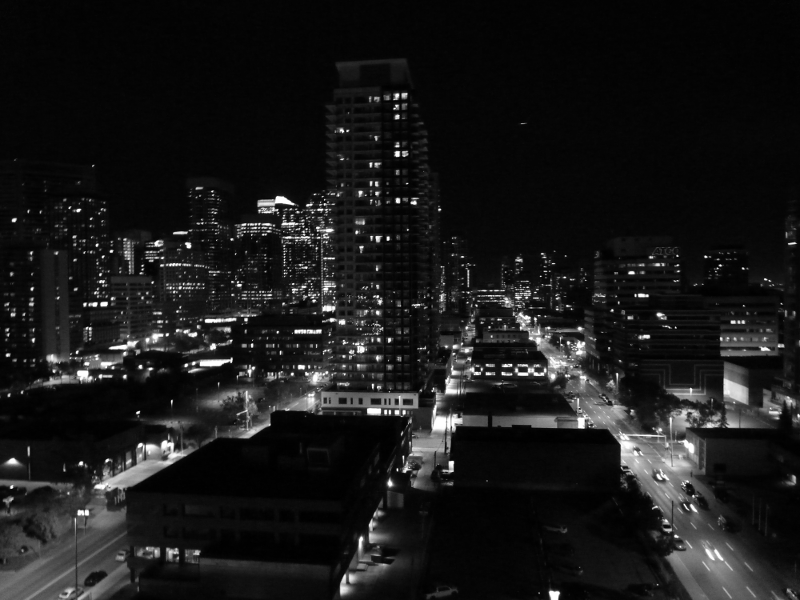
#> input picture image processing/06/bildverbesserung/bild1.png, 800 x 600 px
$ python Aufgabe3.py
#> lines starting #> are read from the running program, lines starting #| are printed output that depends on the picture
#!/usr/bin/env python3
# -*- coding: utf-8 -*-

import numpy as np
import skimage.io as io
from skimage.exposure import equalize_hist #zum testen!
import matplotlib.pyplot as plt

#Zeigt ein Bild an
def show(img, title = "", col="gray"):
    plt.title(title)
    plt.imshow(img,cmap=col,vmin=np.min(img),vmax=np.max(img))
    plt.show()

#Zeigt ein Numpy-Histogram an
def showHist(hist, title):
    hist,bins = hist
    width = np.diff(bins)
    center = (bins[:-1] + bins[1:]) / 2
    plt.bar(center, hist, align='center', width=width)
    plt.title(title)
    plt.show()

bild1 = io.imread("./bildverbesserung/bild1.png")
#> bild1 is the input picture: shape (600, 800); min 0, max 255, mean 25.4
bild2 = io.imread("./bildverbesserung/bild2.png")
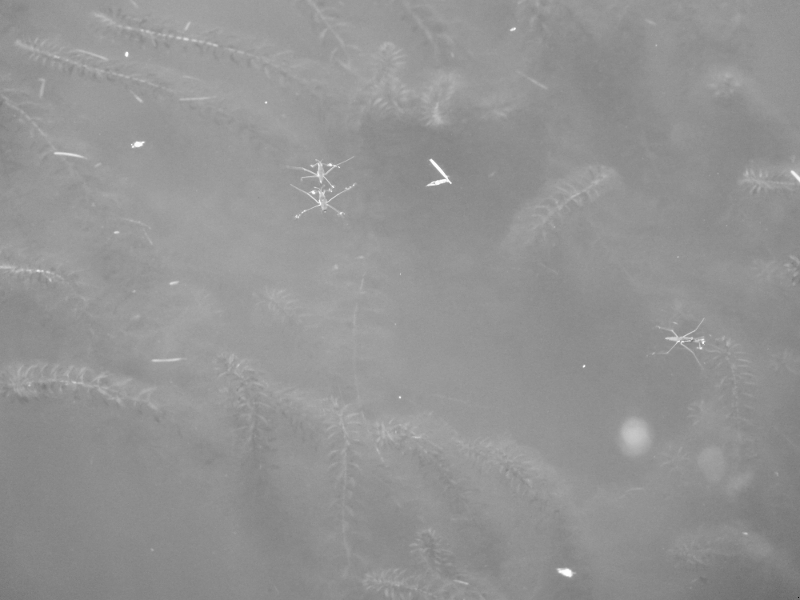
#> input picture image processing/06/bildverbesserung/bild2.png, 800 x 600 px
#> bild2 is the input picture: shape (600, 800); min 6, max 255, mean 147.6


#Teilaufgabe-1
def init(pic, name):
#> called with name = 'Bild1'
    show(pic,name+" Unbearbeitet")
    hist = np.histogram(pic, bins = 256, range = (0,256), density = False)
    histNorm = hist[0]/(bild1.shape[0]*bild1.shape[1]), hist[1]
    plt.title(name+" Histogramm")
    plt.hist(pic.flatten(), bins = 256, range = (0,256), density=True)
    plt.show()
#> figure, not shown here; tallest bar 0.121 high, from x = 5 to 6
    return hist, histNorm

hist1, hist1Norm = init(bild1, "Bild1")
hist2, hist2Norm = init(bild2, "Bild2")


#Teilaufgabe-2
def histEq(pic, L=256):
    #Erzeuge Histogramm-Tupel
#> called with L = 256
    hist = np.histogram(pic, bins=L)
    #showHist(hist, "Histogramm")
    #Normiere die Werte
    hist = hist[0]/(pic.shape[0]*pic.shape[1]), hist[1]
    #showHist(hist, "Normiert")
    #Erzeuge Variablen für Transformationsfunktion und Summanden
    tVals = []
    sums = []
    #Für jeden Grauwert von 0-255:
    for i in range(0,L):
        #Füge aktuelles Element an Summanden an
        sums += [hist[0][i]]
        #Berechne Transformationsvariable
        val = (L-1)*np.sum(sums)
        #Füge Variable an Transformationsfunktion an
        tVals += [val]
#> this loop made 256 passes
#> val on passes 9 to 11: 129.9, 136.7, 142.8
#> after the loop, sums = 256 values, max 0.121 at index 5, min 0.000123 at index 223, mean 0.00391; tVals = 256 values from 0.138 to 255
    #showHist((tVals,hist[1]), "Transformations-Funktion")
    #Runde die Floats
    tVals = np.round(np.array(tVals))
#> tVals = 256 values from 0 to 255
    #showHist((tVals,hist[1]), "Gerundete Transformations-Funktion")
    #Erzeuge Zielbild
    pic2 = np.zeros(pic.shape)
    #Verrechne Tranformationsfunktion mit dem Bild
    for y,x in np.ndindex(pic.shape):
        pic2[y,x] = tVals[pic[y,x]]
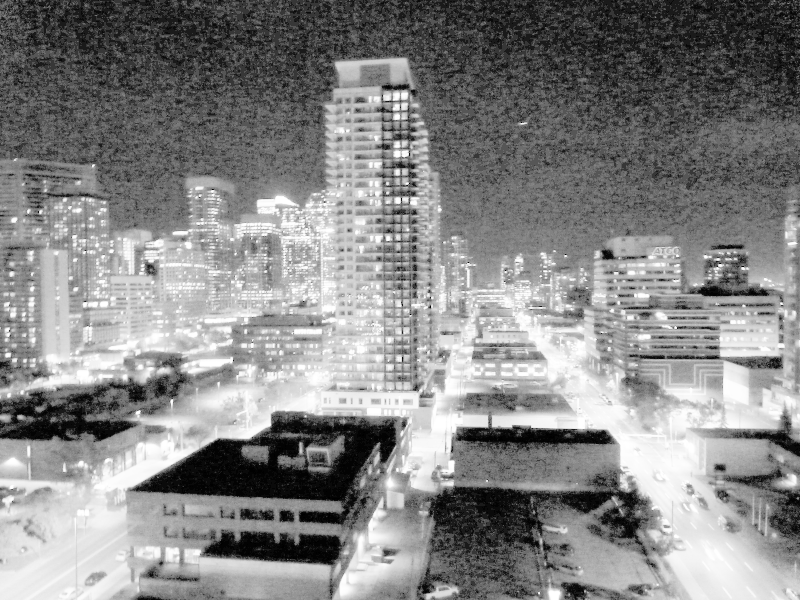
#> pic2: shape (600, 800) float64; min 0, max 255, mean 133.8
    # [5 lines of commented-out code are left out]
    return pic2, (tVals, hist[1])

def histEqTest(pic):
    #aus skimage.exposure, nur zum testen!
    return equalize_hist(pic, nbins = 256)*256

show(histEq(bild1)[0],"Bild1 Bearbeitet")
#show(histEqTest(bild1),"Bild1 Testergebniss")
plt.title("Bild1 Neues Histogramm")
plt.hist(histEq(bild1)[0].flatten(), bins = 256, range = (0,256), density=True)
#> the loop in histEq (call 2), `for i in range(0,L):` made 256 passes
plt.show()
#> figure, not shown here; tallest bar 0.121 high, from x = 86 to 87
#plt.title("Bild1 Test Histogramm")
#plt.hist(histEqTest(bild1).flatten(), bins = 256, range = (0,256), density=True)
#plt.show()

show(histEq(bild2)[0], "Bild2 Bearbeitet")
#> call 3 of histEq, with L = 256
#> the loop in histEq (call 3), `for i in range(0,L):` made 256 passes
#> sums on passes 7 to 9: [2.08e-06, 0, 0, 0, 0, 0, 0], [2.08e-06, 0, 0, 0, 0, 0, 0, 0], [2.08e-06, 0, 0, 0, 0, 0, 0, 0, 0]
#> after the loop in histEq (call 3), `for i in range(0,L):`: sums = 256 values, max 0.0446 at index 139, min 0 at index 1, mean 0.00391; tVals = 256 values from 0.000531 to 255
#> in histEq (call 3), `tVals = np.round(np.array(tVals))`: tVals = 256 values from 0 to 255
#> after the loop in histEq (call 3), `for y,x in np.ndindex(pic.shape):`:
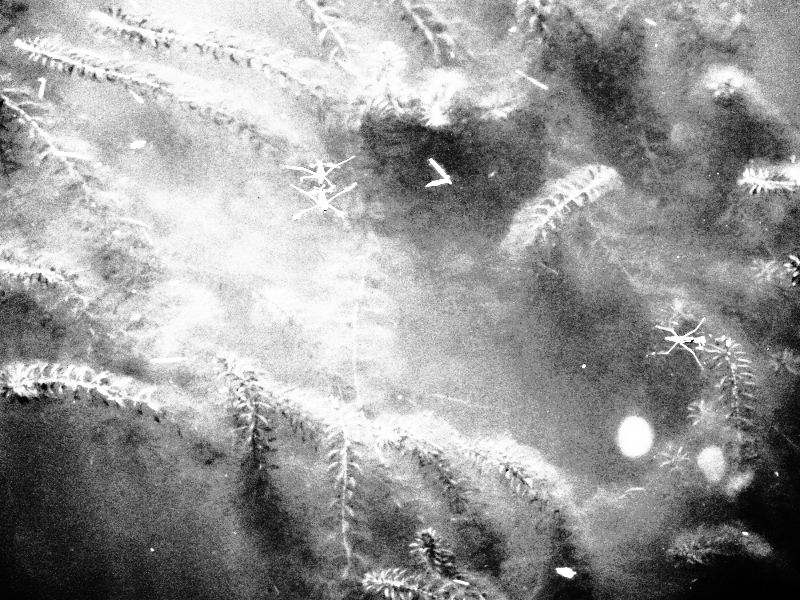
#> pic2: shape (600, 800) float64; min 0, max 255, mean 152.7
#show(histEqTest(bild2), "Bild2 Testergebniss")
plt.title("Bild2 Neues Histogramm")
plt.hist(histEq(bild2)[0].flatten(), bins = 256, range = (0,256), density=True)
plt.show()
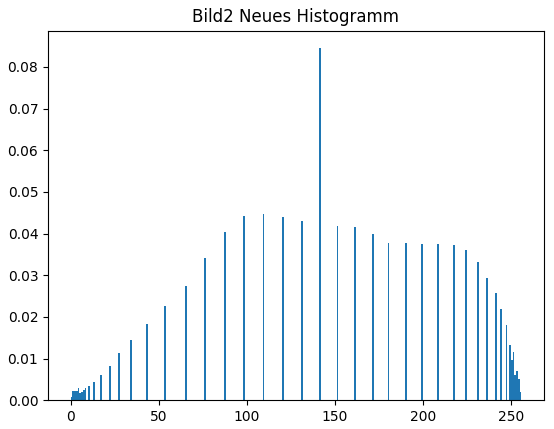
#> figure drawn by matplotlib, 1 panel; tallest bar 0.0845 high, from x = 141 to 142
#plt.title("Bild2 Test Histogramm")
#plt.hist(histEqTest(bild2).flatten(), bins = 256, range = (0,256), density=True)
#plt.show()

#Die Histogramme wurden über den ganzen Bereich von 0-255 verteilt, es hat
#somit zwar Lücken bekommen, ist aber besser über den ganzen Bereich verteilt.


#Teilaufgabe 3
#Ich hatte schon eine showHist()-Funktion, diese bekommt ein hist-Tupel,
#welches von numpy.hist() erzeugt wird und plottet dieses
#Wie schon zum debuggen in Nr2, nutze ich selbe Parameter und Funktion zum Plotten.
#Nun gibt histEq(pic) -> Bild, Tupel
showHist(histEq(bild1)[1], "Bild1 Transformationsfunktion")
#> in showHist, `hist,bins = hist`: bins = 257 values from 0 to 255
#> in showHist, `width = np.diff(bins)`: width = 256 values from 0.996 to 0.996
#> in showHist, `center = (bins[:-1] + bins[1:]) / 2`: center = 256 values from 0.498 to 254.5
#> in showHist, `plt.show()`:
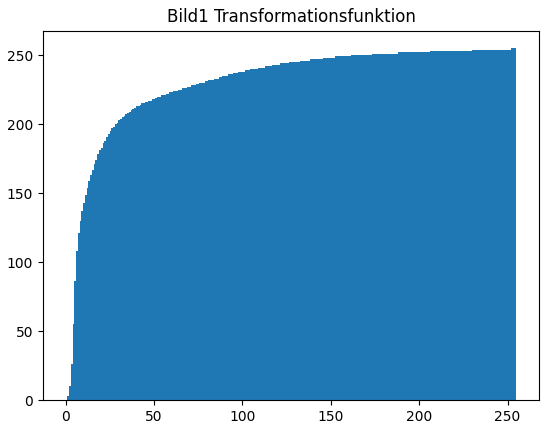
#> figure drawn by matplotlib, 1 panel
def f(x):
    return 255*((x/255)**0.3)
plt.plot(range(len(np.arange(256))),np.array(list(map(f,np.arange(256)))))
plt.title("Intensitätstransformation a)")
plt.show()
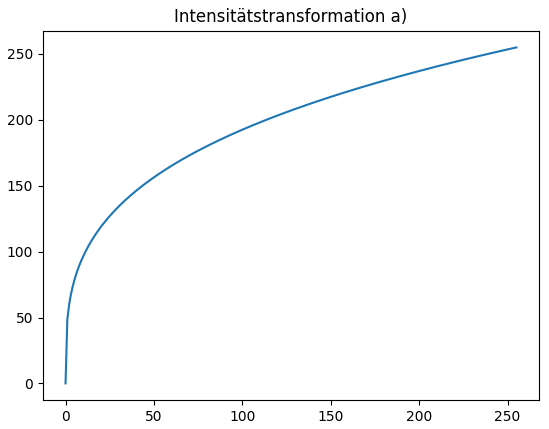
#> figure drawn by matplotlib, 1 panel; curve peaks at x = 255, y = 255

showHist(histEq(bild2)[1], "Bild2 Transformationsfunktion")
#> call 2 of showHist, with title = 'Bild2 Transformationsfunktion'
#> in showHist (call 2), `hist,bins = hist`: bins = 257 values from 6 to 255
#> in showHist (call 2), `width = np.diff(bins)`: width = 256 values from 0.973 to 0.973
#> in showHist (call 2), `center = (bins[:-1] + bins[1:]) / 2`: center = 256 values from 6.49 to 254.5
#> in showHist (call 2), `plt.show()`:
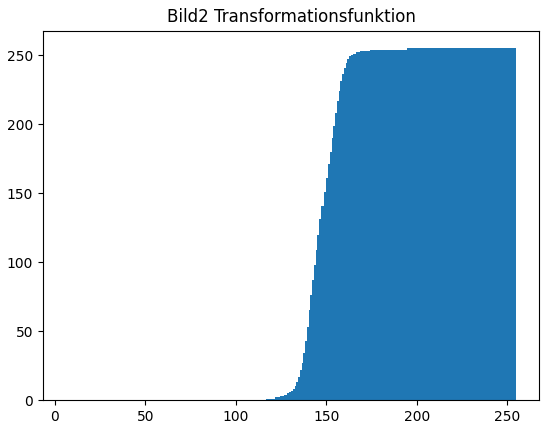
#> figure drawn by matplotlib, 1 panel
def g(x):
    top = 255*(np.e**((x/255)*16-10))
    bottom = 1+np.e**((x/255)*16-10)
    return top/bottom
plt.plot(range(len(np.arange(256))),np.array(list(map(g,np.arange(256)))))
plt.title("Intensitätstransformation b)")
plt.show()
#> figure, not shown here; curve peaks at x = 255, y = 254.4

#Vergleich zu Musterlösung aus Aufgabe 1 (Blatt4):
#Meine Histogramm-Ausgeglichenen Bilder sind überbelichtet, aber sehr ähnlich
#Die Transformationsfunktionen entsprechen grob den Intensitätstransformationen
